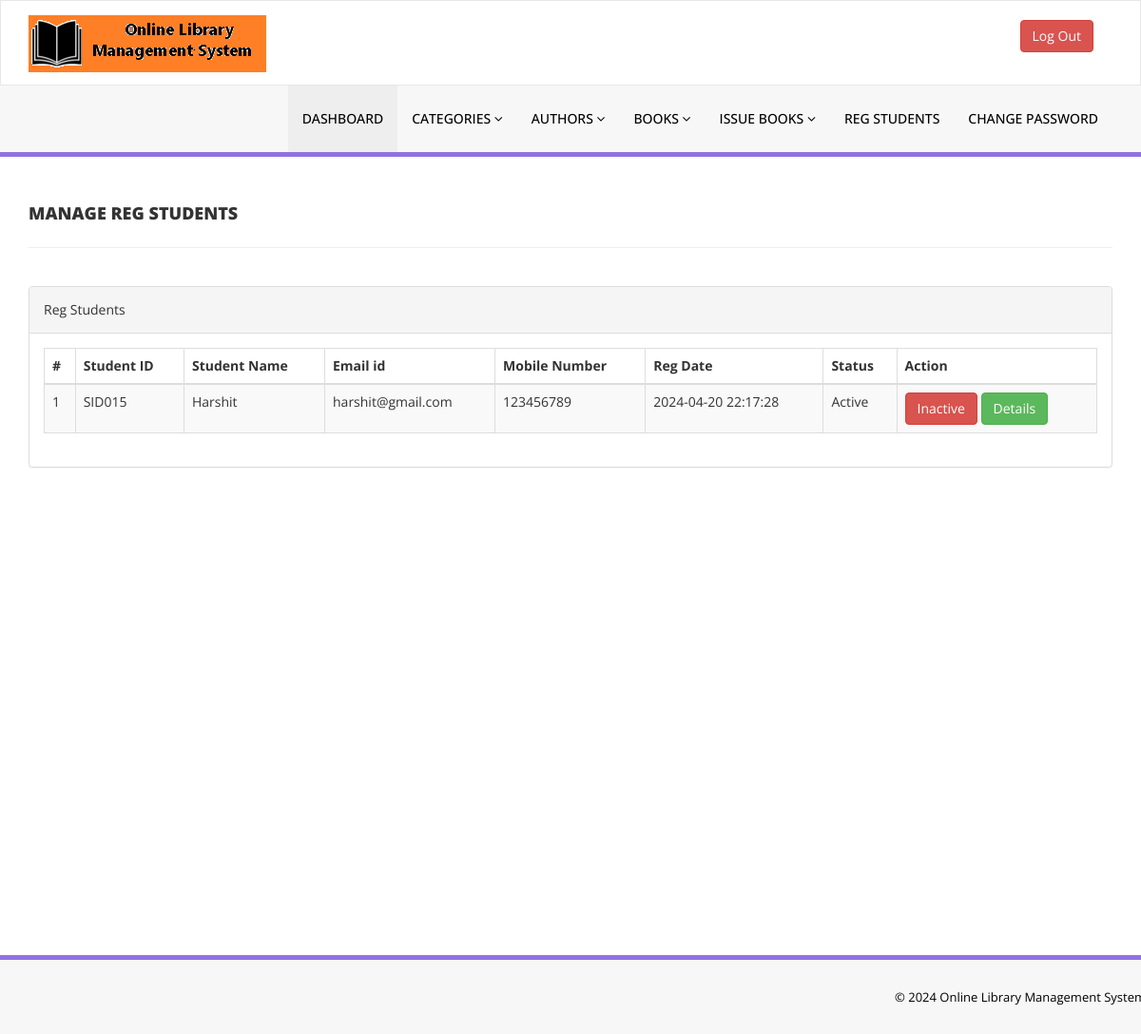
The app's page /admin/reg-students.php (signed in) with its own data.
### tables this page shows
CREATE TABLE `tblstudents` (
  `id` int(11) NOT NULL,
  `StudentId` varchar(100) DEFAULT NULL,
  `FullName` varchar(120) DEFAULT NULL,
  `EmailId` varchar(120) DEFAULT NULL,
  `MobileNumber` char(11) DEFAULT NULL,
  `Password` varchar(120) DEFAULT NULL,
  `Status` int(1) DEFAULT NULL,
  `RegDate` timestamp NULL DEFAULT current_timestamp(),
  `UpdationDate` timestamp NULL DEFAULT NULL ON UPDATE current_timestamp()
);

### admin/reg-students.php (the view, shortened to what this page needs)
<?php
include('includes/config.php');
if(strlen($_SESSION['alogin'])==0)
    {
header('location:index.php');
}
else{
    ?>
<!DOCTYPE html>
<html xmlns="http://www.w3.org/1999/xhtml">
<head>
    <link href="assets/css/bootstrap.css" rel="stylesheet" />
    <link href="assets/css/font-awesome.css" rel="stylesheet" />
    <link href="assets/js/dataTables/dataTables.bootstrap.css" rel="stylesheet" />
    <link href="assets/css/style.css" rel="stylesheet" />
</head>
<body>
<?php include('includes/header.php');?>
    <div class="content-wrapper">
         <div class="container">
        <div class="row pad-botm">
            <div class="col-md-12">
                <h4 class="header-line">Manage Reg Students</h4>
    </div>
        </div>
            <div class="row">
                <div class="col-md-12">
                    <div class="panel panel-default">
                        <div class="panel-heading">
                          Reg Students
                        </div>
                        <div class="panel-body">
                            <div class="table-responsive">
                                <table class="table table-striped table-bordered table-hover" id="dataTables-example">
                                    <thead>
                                        <tr>
                                            <th>#</th>
                                            <th>Student ID</th>
                                            <th>Student Name</th>
                                            <th>Email id </th>
                                            <th>Mobile Number</th>
                                            <th>Reg Date</th>
                                            <th>Status</th>
                                            <th>Action</th>
                                        </tr>
                                    </thead>
                                    <tbody>
<?php $sql = "SELECT * from tblstudents";
$query = $dbh -> prepare($sql);
$query->execute();
$results=$query->fetchAll(PDO::FETCH_OBJ);
$cnt=1;
if($query->rowCount() > 0)
{
foreach($results as $result)
{               ?>
                                        <tr class="odd gradeX">
                                            <td class="center"><?php echo htmlentities($cnt);?></td>
                                            <td class="center"><?php echo htmlentities($result->StudentId);?></td>
                                            <td class="center"><?php echo htmlentities($result->FullName);?></td>
                                            <td class="center"><?php echo htmlentities($result->EmailId);?></td>
                                            <td class="center"><?php echo htmlentities($result->MobileNumber);?></td>
                                             <td class="center"><?php echo htmlentities($result->RegDate);?></td>
                                            <td class="center"><?php if($result->Status==1)
                                            {
                                                echo htmlentities("Active");
                                            } else {
                                            echo htmlentities("Blocked");
}
                                            ?></td>
                                            <td class="center">
<?php if($result->Status==1)
 {?>
<a href="reg-students.php?inid=<?php echo htmlentities($result->id);?>" onclick="return confirm('Are you sure you want to block this student?');" >  <button class="btn btn-danger"> Inactive</button>
<?php } else {?>
<a href="reg-students.php?id=<?php echo htmlentities($result->id);?>" onclick="return confirm('Are you sure you want to active this student?');"><button class="btn btn-primary"> Active</button>
                                            <?php } ?>
<a href="student-history.php?stdid=<?php echo htmlentities($result->StudentId);?>"><button class="btn btn-success"> Details</button>
                                            </td>
                                        </tr>
 <?php $cnt=$cnt+1;}} ?>
                                    </tbody>
                                </table>
                            </div>
                        </div>
                    </div>
                </div>
            </div>
    </div>
    </div>
  <?php include('includes/footer.php');?>
</body>
</html>
<?php } ?>

### admin/assets/css/style.css (style rules this page uses)
.content-wrapper { margin-top: 40px; min-height:800px; padding-bottom:90px; }
.header-line { font-weight:900; padding-bottom:25px; border-bottom:1px solid #eeeeee; text-transform:uppercase; }
.pad-botm { padding-bottom:30px; }

### records on screen
tblstudents: StudentId "SID015", FullName "Harshit", EmailId "harshit@gmail.com", MobileNumber "123456789", RegDate "2024-04-20 22:17:28"
